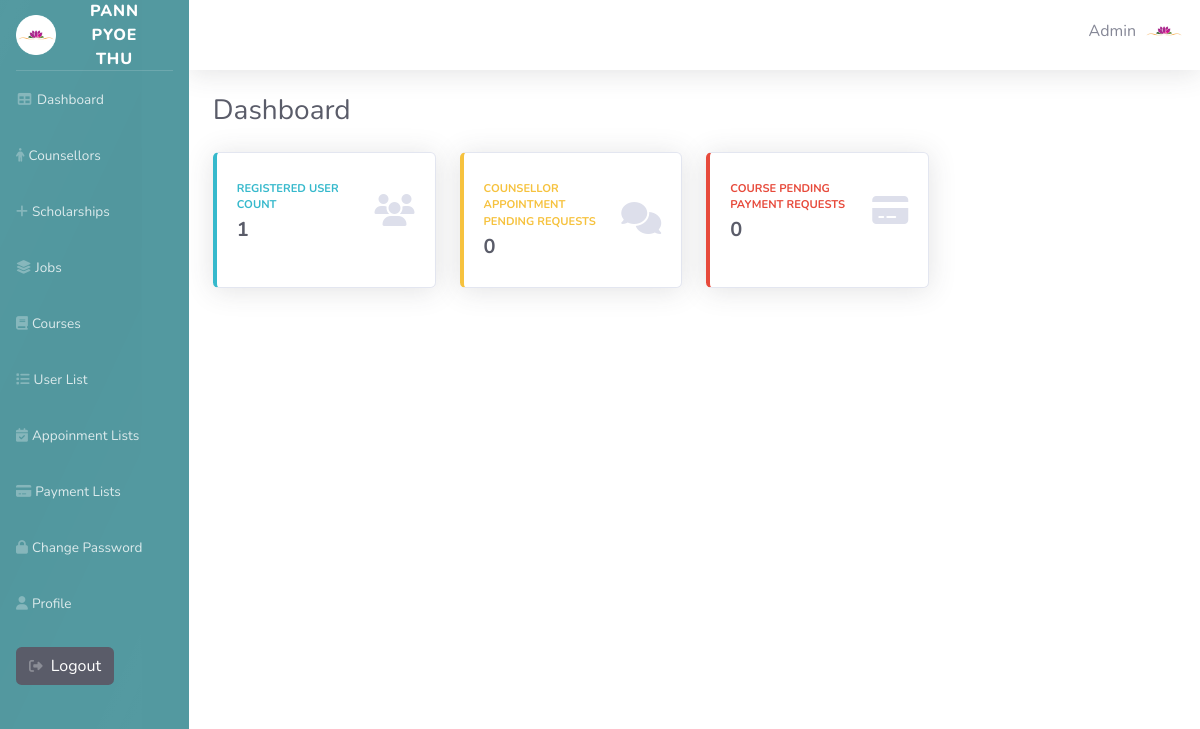
Page /Admin/dashboard/main.php (signed in) on the committed database.
### tables this page shows
CREATE TABLE `user_tbl` (
  `user_id` int(11) NOT NULL,
  `user_name` varchar(50) DEFAULT NULL,
  `email` varchar(30) NOT NULL,
  `password_hash` varchar(100) NOT NULL,
  `role` varchar(15) NOT NULL DEFAULT 'user',
  `phone` varchar(20) DEFAULT NULL,
  `profile_path` varchar(255) DEFAULT NULL
);

### Admin/layouts/master.php (the view, shortened to what this page needs)
<?php
require '../database/db_connection.php';
$user_id = $_SESSION['user_id'] ?? null;
if ($user_id) {
    $stmt = $conn->prepare("SELECT * FROM user_tbl WHERE user_id = ?");
    $stmt->bind_param("i", $user_id);
    $stmt->execute();
    $result = $stmt->get_result();
    $user = $result->fetch_assoc();
} else {
    $user = null;
}
?>
<!DOCTYPE html>
<html lang="en">
<head>
    <link rel="stylesheet" href="https://cdnjs.cloudflare.com/ajax/libs/font-awesome/6.5.2/css/all.min.css"
 />
    <link href="../css/sb-admin-2.min.css" rel="stylesheet">
</head>
<body id="page-top">
    <div id="wrapper">
        <ul style="background-color: rgb(83, 153, 160);" class="navbar-nav sidebar sidebar-dark accordion" id="accordionSidebar">
            <a class="sidebar-brand d-flex align-items-center justify-content-center" href="index.html">
                <div class="sidebar-brand-icon ">
                     <img src="../../HomePimg/Logo.ico" style="width: 40px" alt="">
                </div>
                <div class="sidebar-brand-text mx-3">Pann Pyoe Thu</div>
            </a>
            <hr class="sidebar-divider my-0">
            <li class="nav-item">
                <a class="nav-link" href="../dashboard/main.php"><i class="fas fa-fw fa-table"></i><span>Dashboard </span></a>
            </li>
            <li class="nav-item">
                <a class="nav-link" href="../Counsellor/list.php"><i class="fa-solid fa-person"></i><span>Counsellors </span></a>
            </li>
            <li class="nav-item">
                <a class="nav-link" href="../Scholarships/list.php"><i class="fa-solid fa-plus"></i></i><span>Scholarships </span></a>
            </li>
            <li class="nav-item">
                <a class="nav-link" href="../Jobs/list.php"><i class="fa-solid fa-layer-group"></i><span>Jobs</span></a>
            </li>
            <li class="nav-item">
                <a class="nav-link" href="../Courses/list.php"><i class="fa-solid fa-book"></i><span>Courses </span></a>
            </li>
            <li class="nav-item">
                <a class="nav-link" href="../Users/userlist.php"><i class="fa-solid fa-list"></i><span>User List</span></a>
            </li>
            <li class="nav-item">
                <a class="nav-link" href="../Appointment_lists/appoinment.php"><i class="fa-solid fa-calendar-check"></i><span>Appoinment Lists </span></a>
            </li>
                      <li class="nav-item">
                <a class="nav-link" href="../Payment/list.php"><i class="fa-solid fa-credit-card"></i><span>Payment Lists </span></a>
            </li>
            <li class="nav-item">
                <a class="nav-link" href="../changepassword/changepassword.php"><i class="fa-solid fa-lock"></i></i></i><span>Change Password </span></a>
            </li>
            <li class="nav-item">
                <a class="nav-link" href="../changepassword/profile.php"><i class="fa-solid fa-user"></i><span>Profile </span></a>
            </li>
            <li class="nav-item">
                <form action="../logout.php" method="post">
                    <span class="nav-link">
                        <button type="submit" class="btn bg-dark text-white"><i
                                class="fa-solid fa-right-from-bracket"></i> Logout</button>
                    </span>
                </form>
            </li>
        </ul>
        <div id="content-wrapper" class="d-flex flex-column">
            <div id="content" style="background-color: white">
                <nav class="navbar navbar-expand navbar-light bg-white topbar mb-4 static-top shadow">
                    <ul class="navbar-nav ml-auto">
                       <?php if (!empty($user) && is_array($user)): ?>
                            <p class="mt-2 mr-2" ><?php echo htmlspecialchars($user['user_name']); ?></p>
                        <?php else: ?>
                            <p class="mt-2 mr-2">Guest</p>
                        <?php endif; ?>
                     <?php if ($user['profile_path']): ?>
                        <img src="../../<?php echo htmlspecialchars($user['profile_path']) ?>" alt="Profile"  style="width:40px; height:40px; object-fit:cover;" class="rounded-circle">
                        <?php else: ?>
                        <img src="../uploads/1000_F_64675209_7ve2XQANuzuHjMZXP3aIYIpsDKEbF5dD.jpg" alt="Profile"  style="width:40px; height:40px; object-fit:cover;" class="rounded-circle">
                        <?php endif; ?>
                    </ul>
                </nav>
                    <?= $content ?>
</body>
</html>

### Admin/layouts/master.php (style rules this page uses)
#accordionSidebar { position: relative; overflow: hidden; -webkit-font-smoothing: antialiased; }
#accordionSidebar::before { content: ""; position: absolute; inset: 0; pointer-events: none; background: linear-gradient(115deg, rgba(255,255,255,0.02) 0%, rgba(255,255,255,0.00) 20%, rgba(0,0,0,0.02) 50%, rgba(255,255,255,0.00) 80%, rgba(255,255,255,0.02) 100%); transform: translateX(-25%); mix-blend-mode: overlay; animation: sidebar-sheen 8s linear infinite; transition: opacity .3s ease; }
#accordionSidebar .nav-link { position: relative; overflow: hidden; transition: transform .18s ease, box-shadow .18s ease, background-color .18s ease; border-radius: 6px; }
#accordionSidebar .nav-link::after { content: ""; position: absolute; left: -10%; top: 0; height: 100%; width: 0%; pointer-events: none; background: linear-gradient(90deg, rgba(255,255,255,0.06) 0%, rgba(255,255,255,0.02) 40%, rgba(255,255,255,0.01) 60%, rgba(255,255,255,0.04) 100%); transition: width .36s cubic-bezier(.2,.9,.2,1), left .36s cubic-bezier(.2,.9,.2,1); mix-blend-mode: screen; }
#accordionSidebar .nav-item i { transition: color .25s ease, text-shadow .25s ease, transform .25s ease; }
.topbar { position: relative; overflow: hidden; }
.topbar::before { content: ""; position: absolute; inset: 0; pointer-events: none; background: linear-gradient(90deg, rgba(0,0,0,0.02), rgba(255,255,255,0.03), rgba(0,0,0,0.02)); transform: translateX(-15%); mix-blend-mode: overlay; animation: topbar-sheen 12s linear infinite; }

### rows in the picture
user_tbl: user_name "Admin", profile_path (picture)

### other values in the picture
$userCount "1"
$pendingAppointments "0"
$pendingPayments "0"
